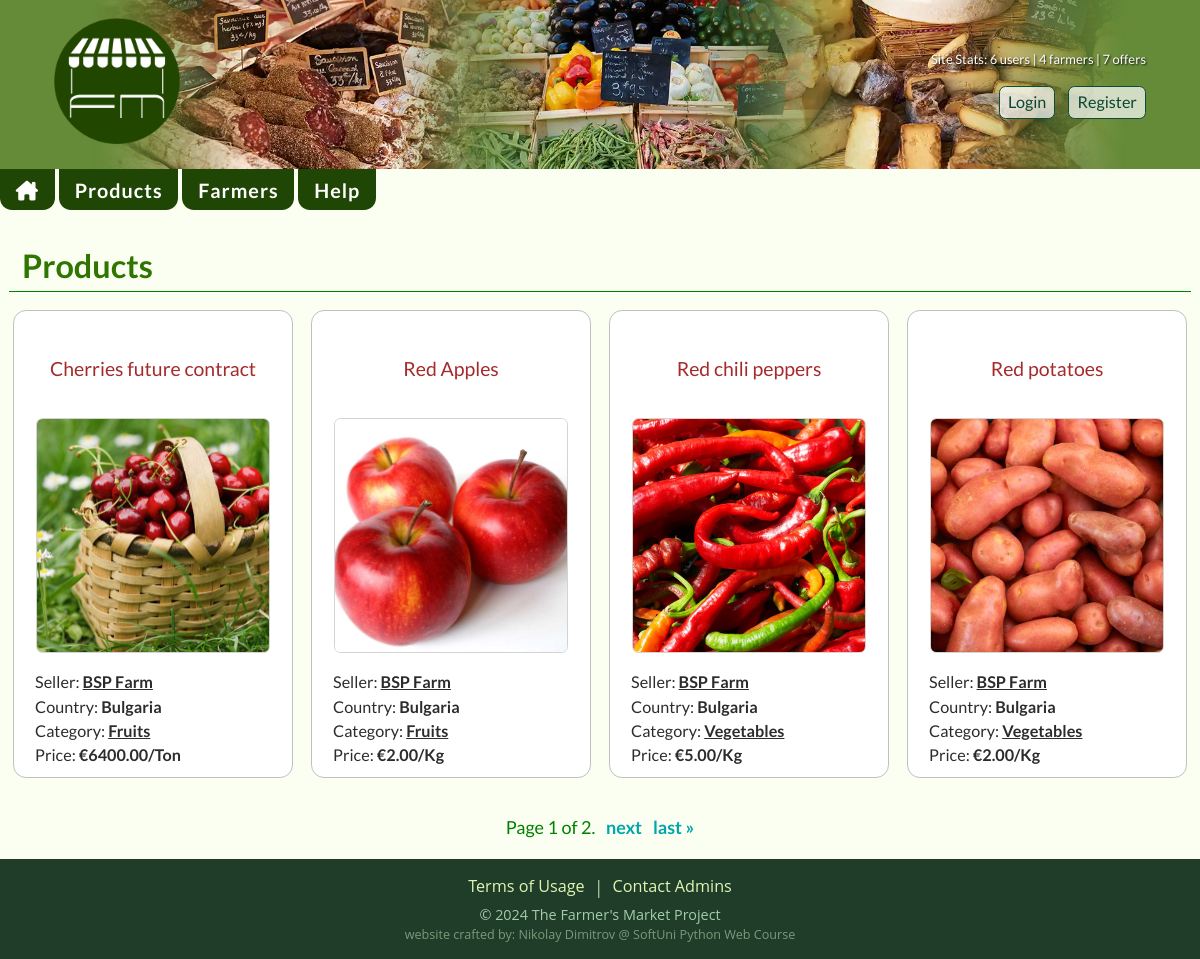
Screenshot of /products/ with the database file from the repository.
### products/models.py (models this page shows, shortened)
class Product(models.Model):
    NAME_MIN_LENGTH = 3
    NAME_MAX_LENGTH = 40
    DESCRIPTION_MIN_LENGTH = 60
    class QtyUnits(models.TextChoices):
        TON = 'Ton', 'Ton'
        KG = 'Kg', 'Kilogram'
        GR = 'Gram', 'Gram'
        LTR = 'Liter', 'Liter'
        PCS = 'Pc', 'Piece'
        PACK = 'Pack', 'Package'
    class ProductCategories(models.TextChoices):
        VEGETABLES = 'Vegetables', 'Vegetables',
        FRUITS = 'Fruits', 'Fruits',
        NUTS = 'Nuts', 'Nuts'
        CANNED = 'Canned Food', 'Canned Food'
        DRIED = 'Dried Food', 'Dried Food'
        SPICES = 'Spices', 'Spices'
        MEAT = 'Meat Products', 'Meat Products'
        FISH = 'Fish Products', 'Fish Products'
        CHEESE = 'Cheese', 'Cheese'
        MUSHROOMS = 'Mushrooms', 'Mushrooms'
        OTHER = 'Other', 'Other'
    class DeliveryChoices(models.TextChoices):
        EU = 'All EU by Courier', 'All EU by Courier'
        COUNTRY = 'Within Seller Country', 'Within Seller Country'
        LOCAL_PICKUP = 'Local Pickup', 'Local Pickup'
        OTHER = 'Other - please ask', 'Other - please ask'
    class PaymentChoices(models.TextChoices):
        PAYMENT_ON_DELIVERY = 'Payment on Delivery', 'Payment on Delivery'
        CASH = 'Cash on Pick-up', 'Cash on Pick-up'
        PAYPAL = 'PayPal', 'PayPal'
        BANK_TRANSFER = 'Bank Transfer', 'Bank Transfer'
        OTHER = 'Other', 'Other'
    name = models.CharField(
        max_length=NAME_MAX_LENGTH,
        validators=[
            MinLengthValidator(NAME_MIN_LENGTH),
        ],
        error_messages={
            MinLengthValidator: f'The name must be at least {NAME_MIN_LENGTH} characters long!'
        }
    )
    description = models.TextField(
        validators=[
            MinLengthValidator(DESCRIPTION_MIN_LENGTH),
        ],
        default='',
        error_messages={
            MinLengthValidator: f'The description must be at least {DESCRIPTION_MIN_LENGTH} characters long!',
        },
        help_text=f'Minimum length: {DESCRIPTION_MIN_LENGTH} characters'
    )
    category = models.CharField(
        max_length=20,
        choices=ProductCategories.choices,
        default=ProductCategories.VEGETABLES
    )
    qty_units = models.CharField(
        max_length=6,
        choices=QtyUnits.choices,
        default=QtyUnits.KG
    )
    available_qty = models.IntegerField(
        validators=[
            MinValueValidator(0),
        ],
        default=0
    )
    price = models.DecimalField(
        max_digits=6,
        decimal_places=2,
        validators=[
            MinValueValidator(0),
        ],
        default=0
    )
    discount = models.PositiveIntegerField(
        default=0
    )
    min_order = models.PositiveIntegerField(
        validators=[
            MinValueValidator(1),
        ],
        default=1,
    )
    payment = models.CharField(
        max_length=30,
        choices=PaymentChoices.choices,
        default=PaymentChoices.PAYMENT_ON_DELIVERY,
    )
    delivery = models.CharField(
        max_length=30,
        choices=DeliveryChoices.choices,
        default=DeliveryChoices.LOCAL_PICKUP,
    )
    photo = models.ImageField(
        upload_to='products/',
        help_text='Recommended image size - min: 800x600, max: 1600x1200',
        validators=(image_size_validator,),
    )
    owner = models.ForeignKey(
        to=UserModel,
        on_delete=models.CASCADE,
    )
    seller = models.ForeignKey(
        to=Seller,
        related_name='products',
        on_delete=models.CASCADE,
    )
    date_created = models.DateField(
        auto_now_add=True,
    )
    views_count = models.PositiveIntegerField(
        default=0,
        editable=False,
    )

### sellers/models.py (models this page shows, shortened)
class Seller(models.Model):
    name = models.CharField(
        max_length=30,
        validators=[
            MinLengthValidator(5),
        ],
        unique=True,
        error_messages={
            'unique': _('Seller with this name already exists. Please choose another name!'),
        },
        help_text='Farm or farmer name. ',
    )
    description = models.TextField(
        help_text='A brief farm description and you as a farmer.',
        validators=[
            MinLengthValidator(20),
        ],
    )
    city = models.CharField(
        max_length=40,
        help_text='City or village name the farm is allocated near.',
    )
    address = models.CharField(
        max_length=50,
        help_text='Address of the farm.',
    )
    photo = models.ImageField(
        upload_to='sellers/',
        validators=(image_size_validator,),
        help_text='Photo of yourself.',
    )
    website_url = models.URLField(
        null=True,
        blank=True,
        help_text='Optional. Website URL including https prefix.',
    )
    approved = models.BooleanField(
        default=False
    )
    account = models.ForeignKey(
        to=AccountUser,
        related_name='sellers',
        on_delete=models.CASCADE,
    )

### accounts/models.py (models this page shows, shortened)
class AccountUser(AbstractBaseUser, PermissionsMixin):
    email = models.EmailField(
        unique=True,
        error_messages={
            'unique': _('User with this email already exists!'),
        }
    )
    is_staff = models.BooleanField(
        _("staff status"),
        default=False,
        help_text=_("Designates whether the user can log into this admin site."),
    )
    is_active = models.BooleanField(
        _("active"),
        default=True,
        help_text=_(
            "Designates whether this user should be treated as active. "
            "Unselect this instead of deleting accounts."
        ),
    )
    date_joined = models.DateTimeField(_("date joined"), default=timezone.now)
    USERNAME_FIELD = 'email'
    objects = AccountUserManager()

class Profile(models.Model):
    class EUCountries(models.TextChoices):
        AUSTRIA = 'Austria', 'Austria'
        BELGIUM = 'Belgium', 'Belgium'
        BULGARIA = 'Bulgaria', 'Bulgaria'
        CROATIA = 'Croatia', 'Croatia'
        REPUBLIC_OF_CYPRUS = 'Cyprus', 'Republic of Cyprus'
        CZECH_REPUBLIC = 'Czech Republic', 'Czech Republic'
        DENMARK = 'Denmark', 'Denmark'
        ESTONIA = 'Estonia', 'Estonia'
        FINLAND = 'Finland', 'Finland'
        FRANCE = 'France', 'France'
        GERMANY = 'Germany', 'Germany'
        GREECE = 'Greece', 'Greece'
        HUNGARY = 'Hungary', 'Hungary'
        IRELAND = 'Ireland', 'Ireland'
        ITALY = 'Italy', 'Italy'
        LATVIA = 'Latvia', 'Latvia'
        LITHUANIA = 'Lithuania', 'Lithuania'
        LUXEMBOURG = 'Luxembourg', 'Luxembourg'
        MALTA = 'Malta', 'Malta'
        NETHERLANDS = 'Netherlands', 'Netherlands'
        POLAND = 'Poland', 'Poland'
        PORTUGAL = 'Portugal', 'Portugal'
        ROMANIA = 'Romania', 'Romania'
        SLOVAKIA = 'Slovakia', 'Slovakia'
        SLOVENIA = 'Slovenia', 'Slovenia'
        SPAIN = 'Spain', 'Spain'
        SWEDEN = 'Sweden', 'Sweden'
    user = models.OneToOneField(
        to=AccountUser,
        on_delete=models.CASCADE,
        primary_key=True,
    )
    first_name = models.CharField(
        max_length=30,
        null=True,
        blank=True,
    )
    last_name = models.CharField(
        max_length=30,
        null=True,
        blank=True,
    )
    country = models.CharField(
        max_length=15,
        choices=EUCountries.choices,
        default=EUCountries.AUSTRIA,
        null=True,
        blank=True,
    )
    phone_number = models.CharField(
        max_length=16,
        validators=(
            MinLengthValidator(8),
        ),
        null=True,
        blank=True,
        help_text='Must include the country code, without whitespaces.',
    )

### products/views.py (the view)
# urls.py: path('', views.ProductsListView.as_view(), name='products'),
class ProductsListView(views.ListView):
    model = Product
    template_name = 'products/products.html'
    ordering = ('-id',)
    paginate_by = 4

### fMarket/context_processors.py (called while the page is built, shortened)
def seller_pk(request):
    if request.user.is_authenticated:
        try:
            seller = Seller.objects.get(account=request.user)
            return {'seller_pk': seller.pk}
        except Seller.DoesNotExist:
            pass
    return {'seller_pk': None}

def seller_approved(request):
    if request.user.is_authenticated:
        try:
            Seller.objects.get(account=request.user, approved=True)
            return {'seller_approved': True}
        except Seller.DoesNotExist:
            pass
    return {'seller_approved': False}

def account_complete(request):
    return {'account_complete': True}

def site_stats(request):
    num_users = UserModel.objects.all().count()
    num_sellers = Seller.objects.all().count()
    num_products = Product.objects.all().count()
    data = {
        'number_of_users': num_users,
        'number_of_sellers': num_sellers,
        'number_of_products': num_products,
    }
    return data

def user_wrote_review(request):
    if not request.user.is_authenticated or not hasattr(request, 'product'):
        return {'user_wrote_review': False}
    product = request.product
    user_review_exists = Review.objects.filter(product=product, owner=request.user).exists()
    return {'user_wrote_review': user_review_exists}

### templates/products/products.html (shortened to what this page needs)
{% extends 'base.html' %}
{% load static %}
{% block content %}
    {% if object_list %}
        <h1>Products</h1>
        <section class="sellers-section">
            {% for product in object_list %}
                <div class="offer-wrapper regular">
                    <div class="product-box-title">
                        <h4>{{ product.name }}</h4>
                    </div>
                    <div class="offer-img-wrapper">
                        <a href="{% url 'product-details' pk=product.pk %}" title="{{ product.name }}">
                            <img
                                    src="{{ product.photo.url }}"
                                    alt="{{ product.name }}"
                            />
                        </a>
                    </div>
                    <div class="offer-details">
                        <p>Seller: <a href="{% url 'seller-details' pk=product.seller.pk %}"
                                      title="Farmer: {{ product.seller.name }}">
                            {{ product.seller.name }}</a>
                        </p>
                        <p>Country: <strong>{{ product.owner.profile.country }}</strong></p>
                        <p>Category: <a href="#" title="Category: {{ product.category }}">{{ product.category }}</a></p>
                        <p>Price: <strong>&euro;{{ product.price }}/{{ product.qty_units }}</strong></p>
                    </div>
                </div>
            {% endfor %}
        </section>
        <div class="pagination">
                <span class="step-links">
                    {% if page_obj.paginator.num_pages > 1 %}
                    <span class="current">
                        Page {{ page_obj.number }} of {{ page_obj.paginator.num_pages }}.
                    </span>
                    {% endif %}
                    {% if page_obj.has_next %}
                        <a href="?page={{ page_obj.next_page_number }}">next</a>
                        <a href="?page={{ page_obj.paginator.num_pages }}">last &raquo;</a>
                    {% endif %}
                </span>
    </div>
    {% else %}
        <p>No products listed yet!</p>
    {% endif %}
{% endblock %}

### static/css/root.css (style rules this page uses)
html { font-family: "Lato", Verdana, sans-serif; font-size: 16px; line-height: 1.5; color: #2c2c2c; }
@media (min-width: 420px) { html { font-size: 17px; } }
@media (min-width: 1200px) { html { font-size: 18px; } }
body { background-color: #fafff1; width: 100%; }
::placeholder { font-weight: 300; }
h1 { font-size: 1.6em; font-weight: 700; color: rgb(47, 117, 0); margin: 0.5em 0; border-bottom: 1px solid green; padding-left: 0.4em; }
h4 { font-size: 1.2em; font-weight: 400; margin: 1em 0; color: rgb(49, 49, 49); }
@media (min-width: 960px) { h1 { font-size: 1.8em; } }
main a { color: rgb(0, 166, 172); font-weight: 700; text-decoration: none; }

### static/css/main.css (style rules this page uses)
main p { max-width: 70ch; }
.offer-wrapper { display: flex; flex-direction: column; justify-content: flex-start; align-items: center; padding: 0.6em 0.5em 0.3em 0.5em; border: 1px solid rgb(192, 192, 192); border-radius: 0.8em; width: 280px; font-size: 0.9em; }
.regular { background-color: white; }
.offer-wrapper h4 { text-align: center; font-weight: 400; margin: 0.5em 0; color: brown; }
.offer-img-wrapper { object-fit: cover; margin: 0 auto; position: relative; }
.offer-img-wrapper img { object-fit: cover; width: 14.5em; height: 14.5em; border-radius: 0.4em; overflow: hidden; transition: 0.3s ease; border: 1px solid lightgray; }
.offer-details { width: 100%; font-weight: 400; margin-top: 0.4em; padding: 0.3em 0.8em; border-radius: 0.4em; }
.offer-details a { font-weight: 700; text-decoration: underline; color: inherit; }
.pagination { padding: 2em 0 0.5em 0; display: flex; flex-direction: row; gap: 1em; justify-content: center; }
.step-links { display: flex; flex-direction: row; gap: 0.6em; justify-content: center; }
.current { color: green; }

### static/css/sellers.css (style rules this page uses)
.sellers-section { margin-top: 1em; display: flex; justify-content: center; gap: 1em; flex-wrap: wrap; }

### static/css/products.css (style rules this page uses)
.product-box-title { line-height: 1.5em; height: 6em; display: flex; flex-direction: column; justify-content: center; text-wrap: balance; }

### rows the page displays
Product: name "Cherries future contract", photo (picture), seller.name "BSP Farm", owner.profile.country "Bulgaria", category "Fruits", price "6400.00", qty_units "Ton"
Product: name "Red Apples", photo (picture), seller.name "BSP Farm", owner.profile.country "Bulgaria", category "Fruits", price "2.00", qty_units "Kg"
Product: name "Red chili peppers", photo (picture), seller.name "BSP Farm", owner.profile.country "Bulgaria", category "Vegetables", price "5.00", qty_units "Kg"
Product: name "Red potatoes", photo (picture), seller.name "BSP Farm", owner.profile.country "Bulgaria", category "Vegetables", price "2.00", qty_units "Kg"

### other values shown
{{ number_of_users }} "6"
{{ number_of_sellers }} "4"
{{ number_of_products }} "7"
{{ page_obj.number }} "1"
{{ page_obj.paginator.num_pages }} "2"
